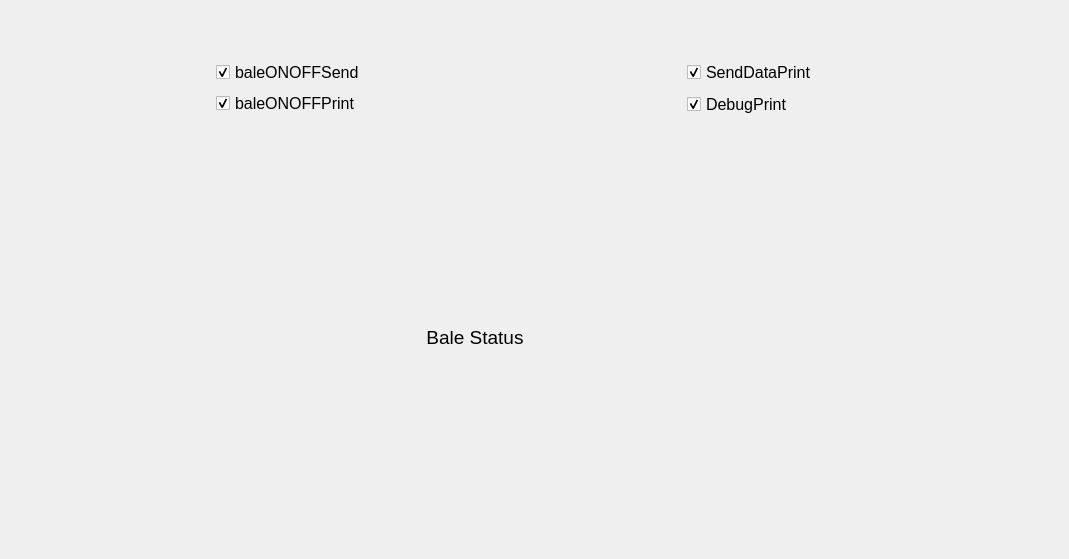
    <widget class="QWidget" name="Setting">
     <attribute name="title">
      <string>Setting</string>
     </attribute>
     <widget class="QWidget" name="formLayoutWidget">
      <property name="geometry">
       <rect>
        <x>210</x>
        <y>60</y>
        <width>281</width>
        <height>111</height>
       </rect>
      </property>
      <layout class="QFormLayout" name="formLayout">
       <property name="labelAlignment">
        <set>Qt::AlignLeading|Qt::AlignLeft|Qt::AlignVCenter</set>
       </property>
       <property name="formAlignment">
        <set>Qt::AlignLeading|Qt::AlignLeft|Qt::AlignTop</set>
       </property>
       <item row="0" column="1">
        <widget class="QCheckBox" name="baleONOFFSendFlag">
         <property name="font">
          <font>
           <pointsize>12</pointsize>
          </font>
         </property>
         <property name="text">
          <string>baleONOFFSend</string>
         </property>
         <property name="checked">
          <bool>true</bool>
         </property>
        </widget>
       </item>
       <item row="1" column="1">
        <widget class="QCheckBox" name="baleONOFFFlag">
         <property name="font">
          <font>
           <pointsize>12</pointsize>
          </font>
         </property>
         <property name="text">
          <string>baleONOFFPrint</string>
         </property>
         <property name="checked">
          <bool>true</bool>
         </property>
        </widget>
       </item>
      </layout>
     </widget>
     <widget class="QWidget" name="formLayoutWidget_6">
      <property name="geometry">
       <rect>
        <x>680</x>
        <y>60</y>
        <width>221</width>
        <height>111</height>
       </rect>
      </property>
      <layout class="QFormLayout" name="formLayout_10">
       <property name="labelAlignment">
        <set>Qt::AlignLeading|Qt::AlignLeft|Qt::AlignVCenter</set>
       </property>
       <property name="formAlignment">
        <set>Qt::AlignLeading|Qt::AlignLeft|Qt::AlignTop</set>
       </property>
       <property name="horizontalSpacing">
        <number>7</number>
       </property>
       <property name="verticalSpacing">
        <number>7</number>
       </property>
       <item row="1" column="1">
        <widget class="QCheckBox" name="SendDataPrintFlag">
         <property name="font">
          <font>
           <pointsize>12</pointsize>
          </font>
         </property>
         <property name="text">
          <string>SendDataPrint</string>
         </property>
         <property name="iconSize">
          <size>
           <width>20</width>
           <height>20</height>
          </size>
         </property>
         <property name="checked">
          <bool>true</bool>
         </property>
        </widget>
       </item>
       <item row="2" column="1">
        <widget class="QCheckBox" name="DebugPrintFlag">
         <property name="font">
          <font>
           <pointsize>12</pointsize>
          </font>
         </property>
         <property name="text">
          <string>DebugPrint</string>
         </property>
         <property name="checked">
          <bool>true</bool>
         </property>
        </widget>
       </item>
      </layout>
     </widget>
     <widget class="QLabel" name="Logo_label_Setting">
      <property name="geometry">
       <rect>
        <x>870</x>
        <y>360</y>
        <width>190</width>
        <height>190</height>
       </rect>
      </property>
      <property name="text">
       <string/>
      </property>
      <property name="scaledContents">
       <bool>true</bool>
      </property>
     </widget>
     <widget class="QLabel" name="BaleStatus_label_2">
      <property name="geometry">
       <rect>
        <x>325</x>
        <y>320</y>
        <width>300</width>
        <height>35</height>
       </rect>
      </property>
      <property name="font">
       <font>
        <pointsize>14</pointsize>
       </font>
      </property>
      <property name="text">
       <string>Bale Status</string>
      </property>
      <property name="alignment">
       <set>Qt::AlignCenter</set>
      </property>
     </widget>
     <widget class="QLabel" name="BaleStatus_label">
      <property name="geometry">
       <rect>
        <x>630</x>
        <y>320</y>
        <width>120</width>
        <height>35</height>
       </rect>
      </property>
      <property name="font">
       <font>
        <pointsize>14</pointsize>
       </font>
      </property>
      <property name="text">
       <string/>
      </property>
      <property name="alignment">
       <set>Qt::AlignCenter</set>
      </property>
     </widget>
    </widget>
